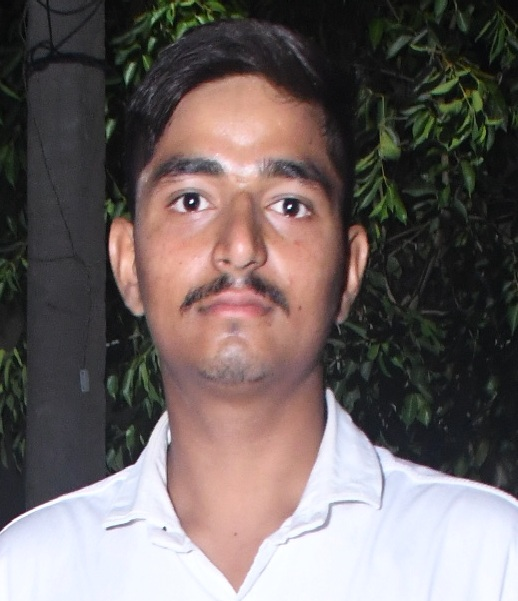
#> input picture Computer vision Unit 2 Programming Assignment/05_Histogram equalization/input.jpg, 518 x 601 px
$ python program.py
#> lines starting #> are read from the running program, lines starting #| are printed output that depends on the picture
import cv2
import numpy as np
import matplotlib.pyplot as plt

img = cv2.imread("input.jpg", cv2.IMREAD_GRAYSCALE)
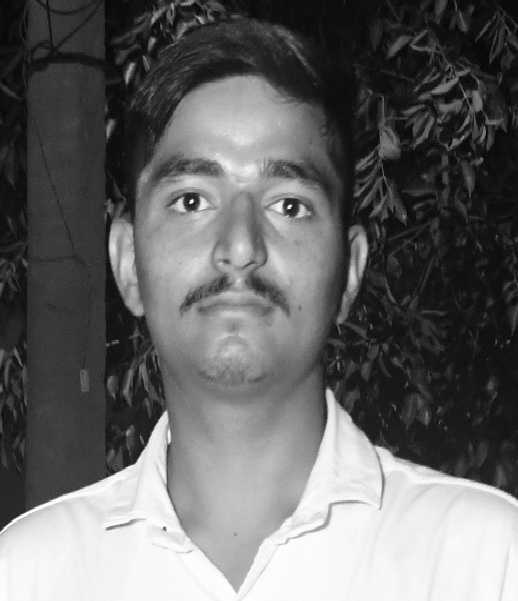
#> img: shape (601, 518); min 2, max 255, mean 103.1

if img is None:
    print("Image not found!")
    exit()
equalized = cv2.equalizeHist(img)
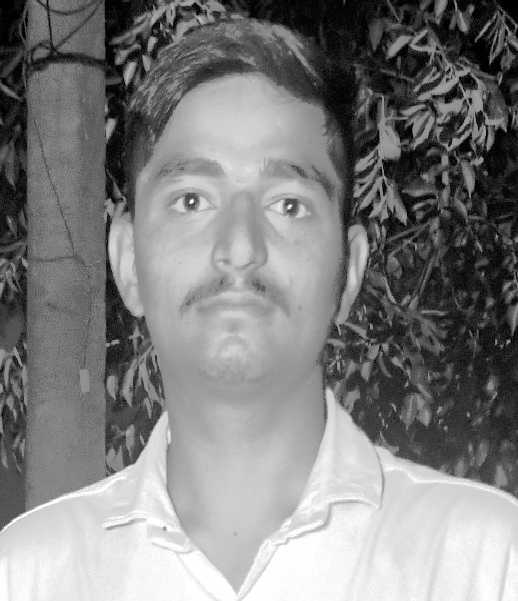
#> equalized: shape (601, 518); min 0, max 255, mean 128.5

cv2.imwrite("output.jpg", equalized)

hist_before = cv2.calcHist([img], [0], None, [256], [0, 256])
#> hist_before = 256 values, max 5120 at index 20, min 0 at index 0, mean 1216.1

hist_after = cv2.calcHist([equalized], [0], None, [256], [0, 256])
#> hist_after = 256 values, max 5120 at index 31, min 0 at index 4, mean 1216.1
plt.figure(figsize=(10, 6))

plt.plot(hist_before, label="Before Equalization")
plt.plot(hist_after, label="After Equalization")

plt.title("Histogram Before and After Equalization")
plt.xlabel("Intensity")
plt.ylabel("Frequency")
plt.xlim([0, 256])
plt.legend()

plt.savefig("comparison.png")
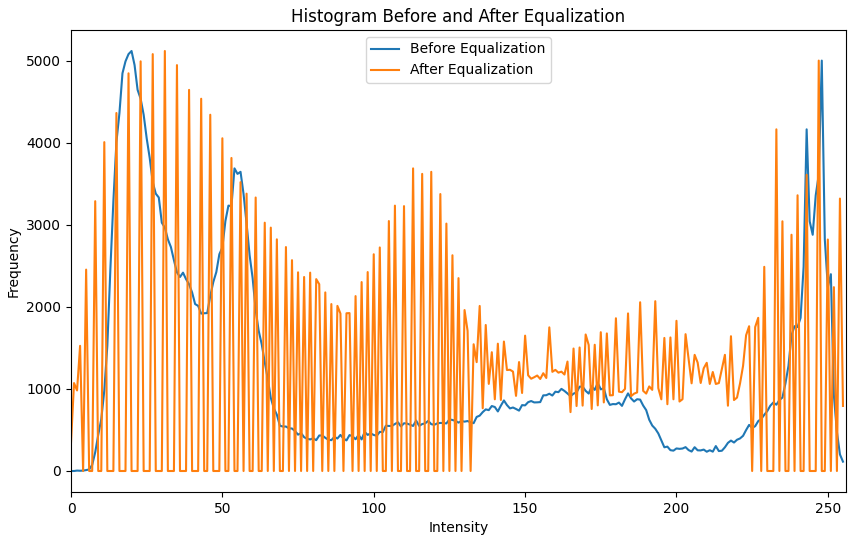
#> figure drawn by matplotlib, 1 panel; curve peaks at x = 20, y = 5120; curve peaks at x = 31, y = 5120

plt.show()
